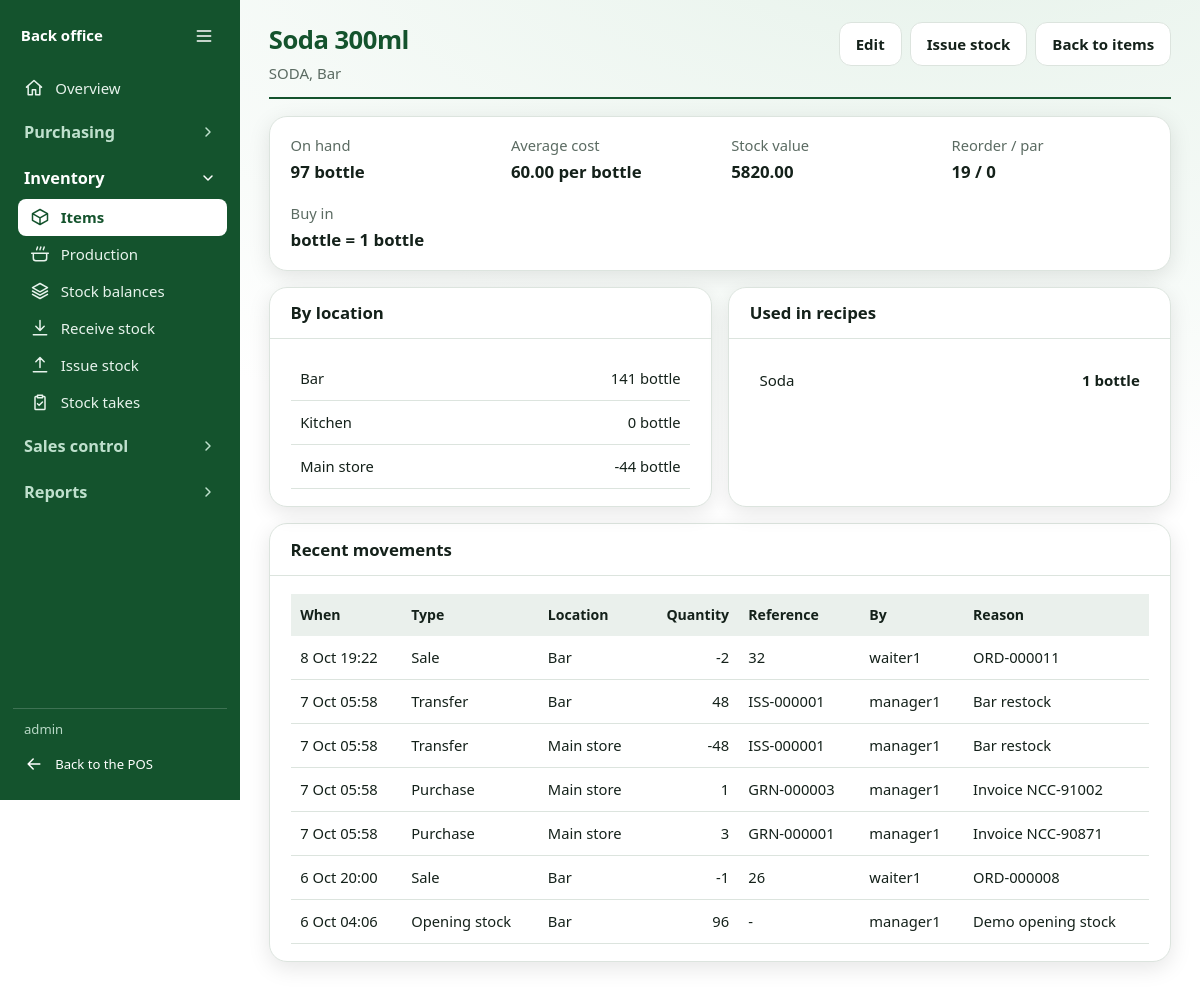
The page /manager/items/6/ (signed in) on the database its author committed.
### Chokies/models.py (models this page shows, shortened)
class User(AbstractUser):
    class Role(models.TextChoices):
        WAITER = "WAITER", "Waiter"
        CASHIER = "CASHIER", "Cashier"
        MANAGER = "MANAGER", "Manager"
        STOREKEEPER = "STOREKEEPER", "Storekeeper"
        ADMIN = "ADMIN", "Admin"
    role = models.CharField(max_length=20, choices=Role.choices, default=Role.WAITER)
    pin_hash = models.CharField(max_length=128, blank=True)
    pin_lookup = models.CharField(max_length=64, null=True, blank=True, unique=True, editable=False)
    failed_pin_attempts = models.PositiveSmallIntegerField(default=0)
    pin_locked_until = models.DateTimeField(null=True, blank=True)
    token_version = models.PositiveIntegerField(default=0)
    @property
    def is_manager(self) -> bool:
        return self.is_superuser or self.role in (self.Role.MANAGER, self.Role.ADMIN)

class TimeStamped(models.Model):
    created_at = models.DateTimeField(auto_now_add=True)
    updated_at = models.DateTimeField(auto_now=True)
    class Meta:
        abstract = True

class StockItem(TimeStamped):
    sku = models.CharField(max_length=50, unique=True)
    name = models.CharField(max_length=150)
    category = models.CharField(max_length=80, blank=True)
    stock_unit = models.CharField(max_length=20, default="unit")
    recipe_unit = models.CharField(max_length=20, default="unit")
    recipe_units_per_stock_unit = models.DecimalField(max_digits=14, decimal_places=4, default=1)
    purchase_unit = models.CharField(max_length=20, default="unit")
    stock_units_per_purchase_unit = models.DecimalField(max_digits=14, decimal_places=4, default=1)
    avg_cost = models.DecimalField("Weighted avg cost / stock unit", max_digits=14, decimal_places=4, default=0)
    reorder_level = models.DecimalField(max_digits=16, decimal_places=4, default=0)
    par_level = models.DecimalField(max_digits=16, decimal_places=4, default=0)
    is_active = models.BooleanField(default=True)
    class Meta:
        ordering = ["name"]

class Location(models.Model):
    code = models.SlugField(unique=True)
    name = models.CharField(max_length=100)

class RecipeLine(models.Model):
    menu_item = models.ForeignKey(MenuItem, on_delete=models.CASCADE, related_name="recipe_lines")
    stock_item = models.ForeignKey(StockItem, on_delete=models.PROTECT, related_name="recipe_lines")
    quantity = models.DecimalField(max_digits=14, decimal_places=4)
    class Meta:
        unique_together = ("menu_item", "stock_item")

class MenuItem(TimeStamped):
    name = models.CharField(max_length=150)
    category = models.ForeignKey(Category, on_delete=models.PROTECT, related_name="items")
    price = models.DecimalField(max_digits=10, decimal_places=2)
    tax_rate = models.DecimalField("Tax %", max_digits=5, decimal_places=2, default=Decimal("16.00"))
    station = models.CharField(max_length=10, choices=Station.choices, default=Station.KITCHEN)
    track_stock = models.BooleanField(default=True, help_text="Deduct ingredients via the recipe on sale")
    is_available = models.BooleanField(default=True, help_text="Untick to 86 (sold out) manually")
    modifiers = models.ManyToManyField(Modifier, blank=True, related_name="menu_items")
    class Meta:
        ordering = ["category", "name"]

class StockMovement(models.Model):
    item = models.ForeignKey(StockItem, on_delete=models.PROTECT, related_name="movements")
    location = models.ForeignKey(Location, on_delete=models.PROTECT, related_name="movements")
    quantity = models.DecimalField(max_digits=18, decimal_places=6)  # signed, stock units
    unit_cost = models.DecimalField(max_digits=14, decimal_places=4, default=0)
    movement_type = models.CharField(max_length=20, choices=MovementType.choices)
    ref_type = models.CharField(max_length=30, blank=True)
    ref_id = models.CharField(max_length=50, blank=True)
    user = models.ForeignKey(settings.AUTH_USER_MODEL, null=True, blank=True, on_delete=models.SET_NULL)
    reason = models.CharField(max_length=200, blank=True)
    created_at = models.DateTimeField(auto_now_add=True)
    class Meta:
        ordering = ["id"]
        indexes = [models.Index(fields=["item", "location"]), models.Index(fields=["ref_type", "ref_id"])]

### Chokies/manager_views.py (the view)
# urls.py: path("items/<int:pk>/", m.item_detail, name="item_detail"),
@manager_required
def item_detail(request, pk):
    item = get_object_or_404(StockItem, pk=pk)
    bal = dict(StockBalance.objects.filter(item=item).values_list("location_id", "quantity"))
    per_loc = [{"loc": l, "qty": bal.get(l.pk, D(0))} for l in Location.objects.order_by("name")]
    total = sum((x["qty"] for x in per_loc), D(0))
    moves = StockMovement.objects.filter(item=item).select_related("location", "user").order_by("-id")[:100]
    recipes = item.recipe_lines.select_related("menu_item")
    return _page(request, "item_detail.html", {"item": item, "per_loc": per_loc, "total": total, "value": total * item.avg_cost,
                                                "moves": moves, "recipes": recipes,
                                                "low": item.reorder_level > 0 and total <= item.reorder_level})

### Chokies/manager_views.py (called while the page is built)
def manager_required(view):
    @wraps(view)
    def wrapped(request, *args, **kwargs):
        user = request.user
        if not user.is_authenticated:
            return redirect(f"{LOGIN_URL}?{urlencode({'next': request.get_full_path()})}")
        if not user.is_manager:
            raise PermissionDenied("Managers only")
        return view(request, *args, **kwargs)
    return wrapped

def _page(request, template, ctx=None, status=200):
    key = template.removesuffix(".html")
    return render(request, f"Chokies/manager/{template}",
                  {"pos_home": POS_HOME_URL, "active": NAV_KEY.get(key, key), **(ctx or {})}, status=status)

### Chokies/templates/Chokies/manager/item_detail.html (shortened to what this page needs)
{% extends "Chokies/manager/base.html" %}{% block title %}{{ item.name }}{% endblock %}
{% block content %}
<div class="head"><div><h1>{{ item.name }} </h1><p>{{ item.sku }}{% if item.category %}, {{ item.category }}{% endif %}</p></div>
<div class="acts"><a class="btn" href="{% url 'manager:item_edit' item.pk %}">Edit</a><a class="btn" href="{% url 'manager:issue' %}">Issue stock</a><a class="btn" href="{% url 'manager:items' %}">Back to items</a></div></div>
<div class="card kv"><div><small>On hand</small><b>{{ total|floatformat:"-2" }} {{ item.stock_unit }}</b></div><div><small>Average cost</small><b>{{ item.avg_cost|floatformat:2 }} per {{ item.stock_unit }}</b></div>
<div><small>Stock value</small><b>{{ value|floatformat:2 }}</b></div><div><small>Reorder / par</small><b>{{ item.reorder_level|floatformat:"-2" }} / {{ item.par_level|floatformat:"-2" }}</b></div>
<div><small>Buy in</small><b>{{ item.purchase_unit }} = {{ item.stock_units_per_purchase_unit|floatformat:"-2" }} {{ item.stock_unit }}</b></div></div>
<div class="grid2"><div class="card"><h2>By location</h2><table><tbody>{% for x in per_loc %}<tr><td>{{ x.loc.name }}</td><td class="n">{{ x.qty|floatformat:"-2" }} {{ item.stock_unit }}</td></tr>{% endfor %}</tbody></table></div>
<div class="card"><h2>Used in recipes</h2>{% for r in recipes %}<div class="rowline"><span class="grow">{{ r.menu_item.name }}</span><b>{{ r.quantity|floatformat:"-2" }} {{ item.recipe_unit }}</b></div>{% empty %}<p class="muted">Not used in any recipe.</p>{% endfor %}</div></div>
<div class="card"><h2>Recent movements</h2><div class="tw"><table><thead><tr><th>When</th><th>Type</th><th>Location</th><th class="n">Quantity</th><th>Reference</th><th>By</th><th>Reason</th></tr></thead><tbody>
{% for m in moves %}<tr><td>{{ m.created_at|date:"j M H:i" }}</td><td>{{ m.get_movement_type_display }}</td><td>{{ m.location.name }}</td><td class="n">{{ m.quantity|floatformat:"-2" }}</td><td>{{ m.ref_id|default:"-" }}</td><td>{{ m.user.username|default:"-" }}</td><td class="wrap">{{ m.reason }}</td></tr>
{% empty %}<tr><td colspan="7" class="empty">No movements yet.</td></tr>{% endfor %}</tbody></table></div></div>{% endblock %}

### Chokies/templates/Chokies/manager/base.html (shortened to what this page needs)
{% load static %}<!doctype html>
<html lang="en">
<head>
    <link rel="stylesheet" href="{% static 'css/manager.css' %}">
</head>
<body>
    <div class="shell">
        <nav class="side" aria-label="Back office">
            <div class="brand">
                <span class="name">Back office</span>
                <button type="button" class="side-toggle" aria-controls="side-body" aria-expanded="true" aria-label="Collapse sidebar">
                    <svg class="ico"><use href="#i-menu"/></svg>
                </button>
            </div>
            <div class="side-body" id="side-body">
                <a href="{% url 'manager:dashboard' %}" class="{% if active == 'dashboard' %}on{% endif %}" {% if active == 'dashboard' %}aria-current="page"{% endif %}>
                    <svg class="ico"><use href="#i-home"/></svg>
                    <span class="lbl">Overview</span>
                </a>
                <section class="grp">
                    <h3>
                        <button type="button" class="grp-h" aria-expanded="false" aria-controls="grp-purchasing">
                            <span>Purchasing</span>
                            <svg class="chev"><use href="#i-chevron"/></svg>
                        </button>
                    </h3>
                </section>
                <section class="grp">
                    <h3>
                        <button type="button" class="grp-h" aria-expanded="false" aria-controls="grp-inventory">
                            <span>Inventory</span>
                            <svg class="chev"><use href="#i-chevron"/></svg>
                        </button>
                    </h3>
                    <div class="grp-b" id="grp-inventory">
                        <div class="grp-in">
                            <a href="{% url 'manager:items' %}" class="{% if active == 'items' %}on{% endif %}" {% if active == 'items' %}aria-current="page"{% endif %}>
                                <svg class="ico"><use href="#i-box"/></svg>
                                <span class="lbl">Items</span>
                            </a>
                            <a href="{% url 'manager:recipes' %}" class="{% if active == 'recipes' %}on{% endif %}" {% if active == 'recipes' %}aria-current="page"{% endif %}>
                                <svg class="ico"><use href="#i-pot"/></svg>
                                <span class="lbl">Production</span>
                            </a>
                            <a href="{% url 'manager:balances' %}" class="{% if active == 'balances' %}on{% endif %}" {% if active == 'balances' %}aria-current="page"{% endif %}>
                                <svg class="ico"><use href="#i-layers"/></svg>
                                <span class="lbl">Stock balances</span>
                            </a>
                            <a href="{% url 'manager:receive' %}" class="{% if active == 'receive' %}on{% endif %}" {% if active == 'receive' %}aria-current="page"{% endif %}>
                                <svg class="ico"><use href="#i-receive"/></svg>
                                <span class="lbl">Receive stock</span>
                            </a>
                            <a href="{% url 'manager:issue' %}" class="{% if active == 'issue' %}on{% endif %}" {% if active == 'issue' %}aria-current="page"{% endif %}>
                                <svg class="ico"><use href="#i-issue"/></svg>
                                <span class="lbl">Issue stock</span>
                            </a>
                            <a href="{% url 'manager:stock_takes' %}" class="{% if active == 'stock_takes' %}on{% endif %}" {% if active == 'stock_takes' %}aria-current="page"{% endif %}>
                                <svg class="ico"><use href="#i-clipboard"/></svg>
                                <span class="lbl">Stock takes</span>
                            </a>
                        </div>
                    </div>
                </section>
                <section class="grp">
                    <h3>
                        <button type="button" class="grp-h" aria-expanded="false" aria-controls="grp-sales">
                            <span>Sales control</span>
                            <svg class="chev"><use href="#i-chevron"/></svg>
                        </button>
                    </h3>
                </section>
                <section class="grp">
                    <h3>
                        <button type="button" class="grp-h" aria-expanded="false" aria-controls="grp-reports">
                            <span>Reports</span>
                            <svg class="chev"><use href="#i-chevron"/></svg>
                        </button>
                    </h3>
                </section>
            </div>
            <div class="foot">
                <span class="who">{{ request.user.get_full_name|default:request.user.username }}</span>
                <a href="{{ pos_home }}">
                    <svg class="ico"><use href="#i-back"/></svg>
                    <span class="lbl">Back to the POS</span>
                </a>
            </div>
        </nav>
        <main class="main">
            {% block content %}{% endblock %}
        </main>
    </div>
</body>
</html>

### rows shown on the page
User: user.get_full_name "admin"
StockItem: name "Soda 300ml", sku "SODA", category "Bar", stock_unit "bottle", avg_cost "60.00", reorder_level "19", par_level "0", purchase_unit "bottle", stock_units_per_purchase_unit "1", recipe_unit "bottle"
Location: loc.name "Bar", qty "141"
Location: loc.name "Kitchen", qty "0"
Location: loc.name "Main store", qty "-44"
RecipeLine: menu_item.name "Soda", quantity "1"
StockMovement: created_at "8 Oct 19:22", movement_type "Sale", location.name "Bar", quantity "-2", ref_id "32", user.username "waiter1", reason "ORD-000011"
StockMovement: created_at "7 Oct 05:58", movement_type "Transfer", location.name "Bar", quantity "48", ref_id "ISS-000001", user.username "manager1", reason "Bar restock"
StockMovement: created_at "7 Oct 05:58", movement_type "Transfer", location.name "Main store", quantity "-48", ref_id "ISS-000001", user.username "manager1", reason "Bar restock"
StockMovement: created_at "7 Oct 05:58", movement_type "Purchase", location.name "Main store", quantity "1", ref_id "GRN-000003", user.username "manager1", reason "Invoice NCC-91002"
StockMovement: created_at "7 Oct 05:58", movement_type "Purchase", location.name "Main store", quantity "3", ref_id "GRN-000001", user.username "manager1", reason "Invoice NCC-90871"
StockMovement: created_at "6 Oct 20:00", movement_type "Sale", location.name "Bar", quantity "-1", ref_id "26", user.username "waiter1", reason "ORD-000008"
StockMovement: created_at "6 Oct 04:06", movement_type "Opening stock", location.name "Bar", quantity "96", ref_id "-", user.username "manager1", reason "Demo opening stock"

### other values the page prints
{{ total|floatformat:"-2" }} "97"
{{ value|floatformat:2 }} "5820.00"
